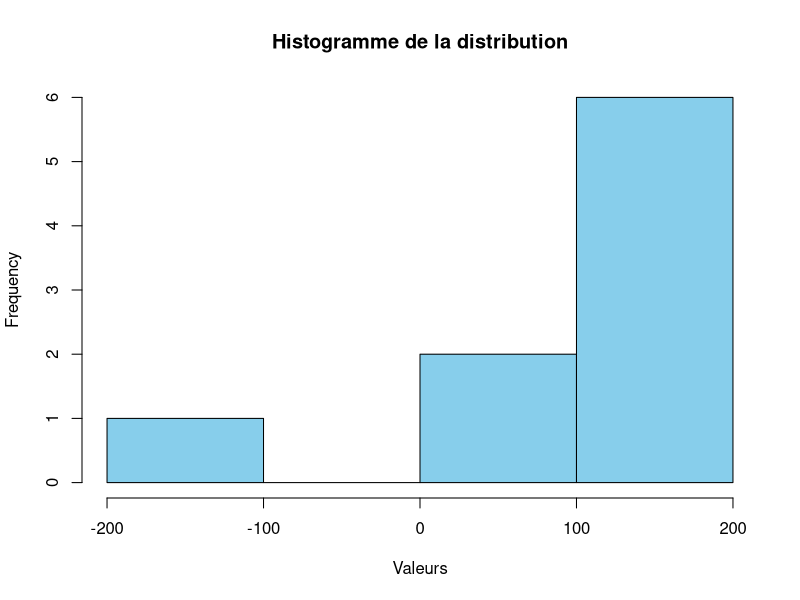

Recreate this plot in R.
# Créer un vecteur avec vos données
fichier_concatene <- c(NA, 176.6, 34.4, 163.5, 161.3, -175.7, 162.1, 11.5, 162.9, 139.4)

# Supprimer les valeurs NA
fichier_concatene <- fichier_concatene[!is.na(fichier_concatene)]

# Créer l'histogramme
hist(fichier_concatene, main = "Histogramme de la distribution", xlab = "Valeurs", col = "skyblue", border = "black")
